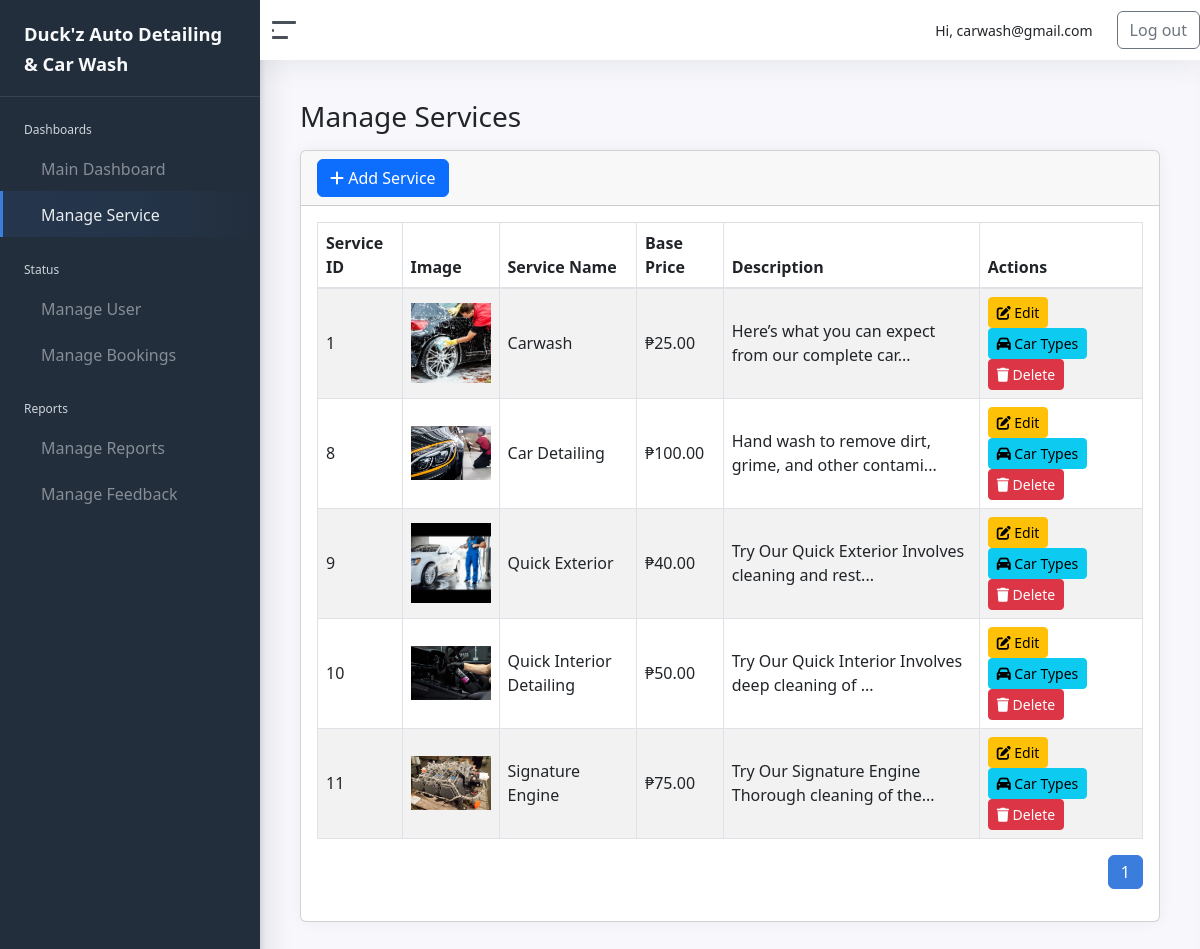
Before: /admin/manage_services.php (signed in) with the older database file.
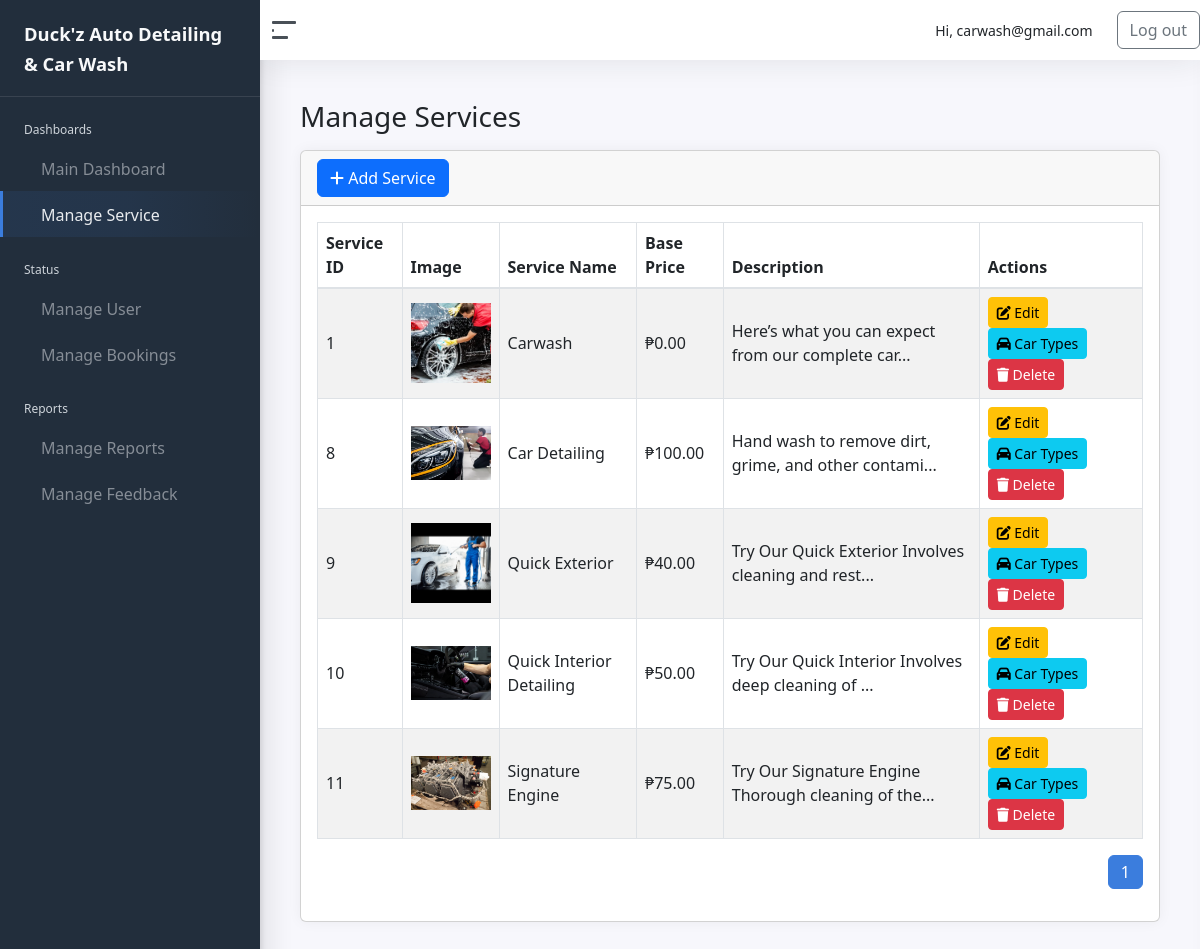
After: the same page with the newer database file.
### tables this page shows
CREATE TABLE `service` (
  `ServiceID` int(11) NOT NULL,
  `ServiceName` varchar(100) NOT NULL,
  `Description` text DEFAULT NULL,
  `ImagePath` varchar(255) DEFAULT NULL,
  `BasePrice` decimal(10,2) NOT NULL DEFAULT 0.00
);

### admin/manage_services.php (the view, shortened to what this page needs)
<?php
require_once '../connection/conn.php';
$limit = 5;
$page = isset($_GET['page']) ? (int)$_GET['page'] : 1;
$offset = ($page - 1) * $limit;
$totalResult = mysqli_query($conn, "SELECT COUNT(*) as total FROM service");
$totalRow = mysqli_fetch_assoc($totalResult);
$totalPages = ceil($totalRow['total'] / $limit);
$sql = "SELECT * FROM service ORDER BY ServiceID ASC LIMIT $limit OFFSET $offset";
$result = mysqli_query($conn, $sql);
?>
<!DOCTYPE html>
<html lang="en">
<head>
    <?php include 'includes/head.php'; ?>
</head>
<body>
<div class="wrapper">
    <?php include 'includes/sidebar.php'; ?>
    <div class="main">
        <?php include 'includes/navbar.php'; ?>
        <main class="content">
            <div class="container-fluid p-0">
                <h1 class="h3 mb-3">Manage Services</h1>
                <div class="row">
                    <div class="col-12">
                        <div class="card">
                            <div class="card-header">
                                <button class="btn btn-primary" data-bs-toggle="modal" data-bs-target="#addServiceModal">
                                    <i class="fa fa-plus"></i> Add Service
                                </button>
                            </div>
                            <div class="card-body">
                                <table id="example" class="table table-striped table-bordered">
                                    <thead>
                                        <tr>
                                            <th>Service ID</th>
                                            <th>Image</th>
                                            <th>Service Name</th>
                                            <th>Base Price</th>
                                            <th>Description</th>
                                            <th>Actions</th>
                                        </tr>
                                    </thead>
                                    <tbody>
                                    <?php while ($row = mysqli_fetch_assoc($result)): ?>
                                        <tr>
                                            <td><?php echo $row['ServiceID']; ?></td>
                                            <td><img src="../uploads/services/<?php echo $row['ImagePath']; ?>" width="80"></td>
                                            <td><?php echo $row['ServiceName']; ?></td>
                                            <td>₱<?php echo number_format($row['BasePrice'], 2); ?></td>
                                            <td title="<?php echo htmlspecialchars($row['Description']); ?>">
                                                <?php echo strlen($row['Description']) > 50 ? substr($row['Description'], 0, 50) . '...' : $row['Description']; ?>
                                            </td>
                                            <td>
                                                <button class="btn btn-warning btn-sm" onclick="editService(<?php echo $row['ServiceID']; ?>)" data-bs-toggle="modal" data-bs-target="#editServiceModal">
                                                    <i class="fa fa-edit"></i> Edit
                                                </button>
                                                <button class="btn btn-info btn-sm" onclick="manageCarTypes(<?php echo $row['ServiceID']; ?>)" data-bs-toggle="modal" data-bs-target="#carTypesModal">
                                                    <i class="fa fa-car"></i> Car Types
                                                </button>
                                                <form action="manage_services.php" method="POST" style="display:inline;">
                                                    <button type="submit" name="delete_service" class="btn btn-danger btn-sm" onclick="return confirm('Are you sure you want to delete this service?')">
                                                        <i class="fa fa-trash"></i> Delete
                                                    </button>
                                                </form>
                                            </td>
                                        </tr>
                                    <?php endwhile; ?>
                                    </tbody>
                                </table>
                                <nav>
                                    <ul class="pagination justify-content-end mt-3">
                                        <?php for ($i = 1; $i <= $totalPages; $i++): ?>
                                            <li class="page-item <?php echo ($i == $page) ? 'active' : ''; ?>">
                                                <a class="page-link" href="?page=<?php echo $i; ?>"><?php echo $i; ?></a>
                                            </li>
                                        <?php endfor; ?>
                                    </ul>
                                </nav>
                            </div>
                        </div>
                    </div>
                </div>
            </div>
        </main>
    </div>
</div>
</body>
</html>

### admin/includes/head.php (shortened to what this page needs)
<head>
    <link rel="stylesheet" href="css/admin-style.css">
	<link href="css/app.css" rel="stylesheet">
	<link rel="stylesheet" type="text/css" href="css/datatables.min.css"/>
<link rel="stylesheet" href="https://cdnjs.cloudflare.com/ajax/libs/font-awesome/6.4.0/css/all.min.css">
<link href="https://cdn.jsdelivr.net/npm/bootstrap@5.3.0/dist/css/bootstrap.min.css" rel="stylesheet">
<link rel="stylesheet" href="https://cdnjs.cloudflare.com/ajax/libs/font-awesome/6.5.0/css/all.min.css">
<link href="https://cdn.jsdelivr.net/npm/bootstrap@5.3.0/dist/css/bootstrap.min.css" rel="stylesheet">
</head>

### admin/includes/sidebar.php (shortened to what this page needs)
	<nav id="sidebar" class="sidebar">
		<div class="sidebar-content js-simplebar">
			<a class="sidebar-brand" href="index.php">
        				<span class="align-middle">Duck'z Auto Detailing & Car Wash</span>
      			</a>
		<ul class="sidebar-nav">
			<li class="sidebar-header">
				Dashboards
			</li>
		<li class="sidebar-item <?php if(basename($_SERVER['PHP_SELF']) == 'dashboard.php'){echo 'active';} ?>">
			<a class="sidebar-link" href="dashboard.php">
					<span class="align-middle">Main Dashboard</span>
			</a>
		</li>
		<li class="sidebar-item <?php if(basename($_SERVER['PHP_SELF']) == 'manage_services.php'){echo 'active';} ?>" >
			<a class="sidebar-link" href="manage_services.php">
					<span class="align-middle">Manage Service</span>
          		</a>
			</li>
			<li class="sidebar-header">
				Status
			</li>
		<li class="sidebar-item <?php if(basename($_SERVER['PHP_SELF']) == 'manage_user.php'){echo 'active';} ?>">
			<a class="sidebar-link" href="manage_user.php">
					<span class="align-middle">Manage User</span>
          		</a>
		</li>
		<li class="sidebar-item <?php if(basename($_SERVER['PHP_SELF']) == 'manage_bookings.php'){echo 'active';} ?>">
			<a class="sidebar-link" href="manage_bookings.php">
					<span class="align-middle">Manage Bookings</span>
          		</a>
		</li>
			<li class="sidebar-header">
				Reports
			</li>
			<li class="sidebar-item <?php if(basename($_SERVER['PHP_SELF']) == 'manage_reports.php'){echo 'active';} ?>">
			<a class="sidebar-link" href="manage_reports.php">
					<span class="align-middle">Manage Reports</span>
          		</a>
		</li>
		<li class="sidebar-item <?php if(basename($_SERVER['PHP_SELF']) == 'manage_feedback.php'){echo 'active';} ?>">
			<a class="sidebar-link" href="manage_feedback.php">
					<span class="align-middle">Manage Feedback</span>
          		</a>
		</li>
		</ul>
	</div>
</nav>

### admin/includes/navbar.php (shortened to what this page needs)
<nav class="navbar navbar-expand navbar-light navbar-bg">
   <a class="sidebar-toggle d-flex">
      <i class="hamburger align-self-center"></i>
   </a>
   <div class="navbar-collapse collapse justify-content-end">
      <ul class="navbar-nav navbar-align d-flex align-items-center">
         <li class="nav-item me-3">
            <span class="nav-link text-dark">
               Hi, <?php echo $_SESSION["email"]; ?>
            </span>
         </li>
         <li class="nav-item">
            <a href="#" class="btn btn-outline-secondary" id="logout-btn">
               <i class='bx bx-log-out'></i> Log out
            </a>
         </li>
      </ul>
   </div>
</nav>

### admin/css/admin-style.css (style rules this page uses)
html { scroll-behavior: smooth; }
body { background-color: #f8f9fa; font-family: 'Segoe UI', Tahoma, Geneva, Verdana, sans-serif; color: #333; }
.content { max-height: 100vh; overflow-y: auto; }
.wrapper { height: 100vh; }
.main { flex: 1; overflow-y: auto; padding-bottom: 50px; height: calc(100vh - 60px); }
.card { border: 1px solid #ddd; margin-bottom: 20px; transition: transform 0.3s ease-in-out, box-shadow 0.3s ease; border-radius: 10px; opacity: 0; animation: fadeInUp 0.8s forwards; }
.card-body { padding: 20px; background-color: #ffffff; border-radius: 10px; }
#sidebar.sidebar { position: relative; top: 0; left: 0; height: 100%; width: 250px; background-color: #343a40; color: #ffffff; z-index: 1000; overflow-y: auto; padding-bottom: 10px; transition: width 0.3s ease; box-shadow: 2px 0 5px rgba(0, 0, 0, 0.1); }
.sidebar-brand { font-size: 1.1rem; font-weight: bold; padding: 15px 0; color: #ffffff; text-decoration: none; border-bottom: 1px solid rgba(255,255,255,0.1); }
.navbar { position: relative; top: 0; left: auto; right: 0; height: 60px; background-color: #f8f9fa; border-bottom: 1px solid #dee2e6; z-index: 1050; display: flex; align-items: center; padding: 0 20px; transition: left 0.3s ease; }
.sidebar-toggle { cursor: pointer; padding: 8px 12px; font-size: 20px; color: #333; }
.navbar-align { margin-left: auto; }
.navbar-nav .nav-item .nav-link { color: #333; font-weight: 500; font-size: 14px; }

Changed rows visible on the page:
changed service "Carwash": BasePrice "25.00" → "0.00"
